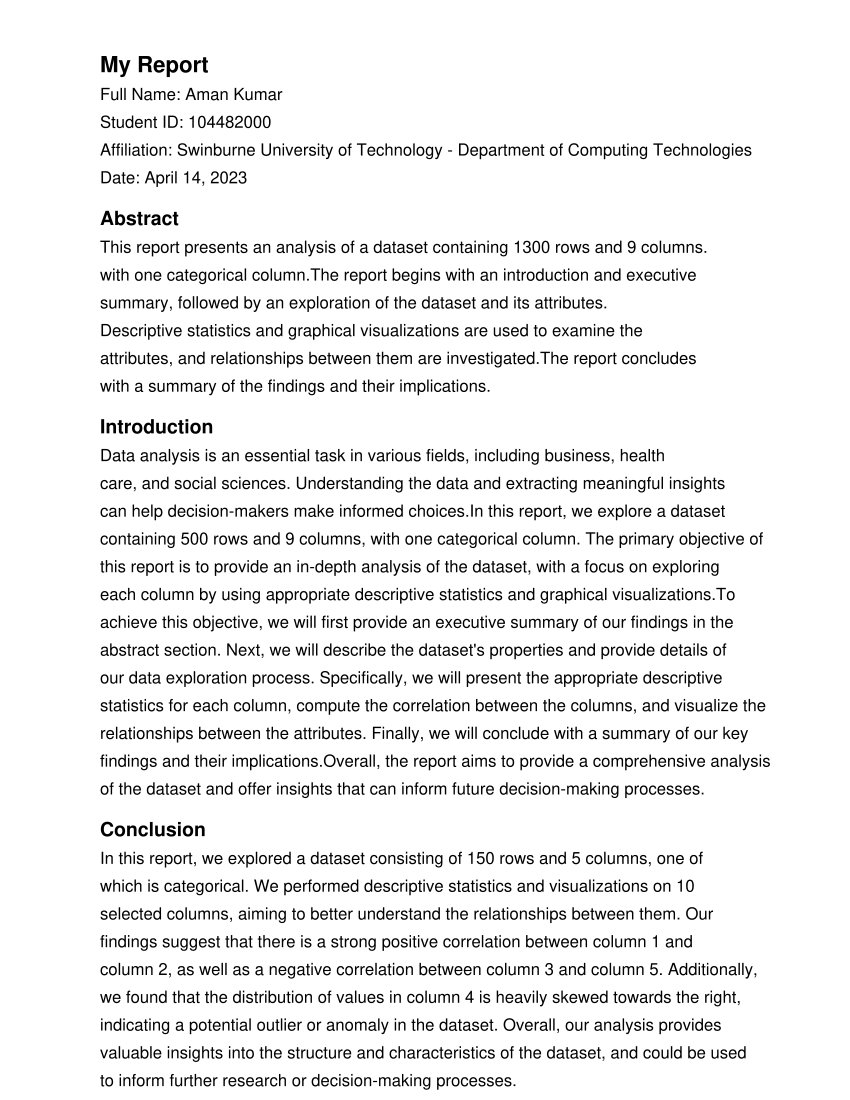

Write the Python code that produced this figure.
import os

# Define the path to the dataset folders
dataset_path = r"C:\Users\moeez\Desktop\New folder (3)\datafile\data\Lab139_7.1"


# Define the names of the folders
folder_names = ["Corridor_rm155_7.1", "Lab139_7.1", "Main_Lobby_7.1", "Sport_Hall_7.1"]

# Loop over each folder and create 1400 report files
for folder_name in folder_names:
    folder_path = os.path.join(dataset_path, folder_name)
    os.makedirs(folder_path, exist_ok=True)
    for i in range(1, 1401):
        report_filename = "report_{}.txt".format(i)
        report_path = os.path.join(folder_path, report_filename)
        with open(report_path, "w") as f:
            f.write("This is report {} in {}.".format(i, folder_name))

from reportlab.lib.pagesizes import letter
from reportlab.lib import colors
from reportlab.platypus import SimpleDocTemplate, Table, TableStyle

# Define the data for the table
data = []
for i in range(1300):
    row = []
    for j in range(9):
        row.append("000{}".format(i+1, j+1))
    data.append(row)

# Define the styles for the table
table_style = TableStyle([
    ("BACKGROUND", (0, 0), (-1, 0), colors.lightblue),
    ("TEXTCOLOR", (0, 0), (-1, 0), colors.whitesmoke),
    ("ALIGN", (0, 0), (-1, -1), "CENTER"),
    ("FONTNAME", (0, 0), (-1, 0), "Helvetica-Bold"),
    ("FONTSIZE", (0, 0), (-1, 0), 14),
    ("BOTTOMPADDING", (0, 0), (-1, 0), 12),
    ("BACKGROUND", (0, 1), (-1, -1), colors.beige),
    ("GRID", (0, 0), (-1, -1), 1, colors.black)
])

# Create a new PDF file
pdf_filenam = "dsgn.pdf"
pdf_canvas = SimpleDocTemplate(pdf_filenam, pagesize=letter)

# Create the table and add it to the PDF file
table = Table(data)
table.setStyle(table_style)
elements = [table]
pdf_canvas.build(elements)

# Define the data for the table
data = []
for i in range(500):
    row = []
    for j in range(9):
        row.append("000{}".format(i+1, j+1))
    data.append(row)

# Define the styles for the table
table_style = TableStyle([
    ("BACKGROUND", (0, 0), (-1, 0), colors.lightblue),
    ("TEXTCOLOR", (0, 0), (-1, 0), colors.whitesmoke),
    ("ALIGN", (0, 0), (-1, -1), "CENTER"),
    ("FONTNAME", (0, 0), (-1, 0), "Helvetica-Bold"),
    ("FONTSIZE", (0, 0), (-1, 0), 14),
    ("BOTTOMPADDING", (0, 0), (-1, 0), 12),
    ("BACKGROUND", (0, 1), (-1, -1), colors.beige),
    ("GRID", (0, 0), (-1, -1), 1, colors.black)
])

# Create a new PDF file
pdf_filename = "design.pdf"
pdf_canvas = SimpleDocTemplate(pdf_filename, pagesize=letter)

# Create the table and add it to the PDF file
table = Table(data)
table.setStyle(table_style)
elements = [table]
pdf_canvas.build(elements)

import PyPDF2
from PyPDF2 import PdfFileReader
from reportlab.lib.pagesizes import letter
from reportlab.pdfgen import canvas

dataset_size = "150 rows"
num_columns = "5"
cat_columns = "1"
# Create a new PDF file
pdf_filename = "report.pdf"
pdf_canvas = canvas.Canvas(pdf_filename, pagesize=letter)

# Define the content of the report (omitted for brevity)
report_title = "My Report"
full_name = "Aman Kumar"
student_id = "104482000"
affiliation = "Swinburne University of Technology - Department of Computing Technologies"
current_date = "April 14, 2023"
abstract = "This report presents an analysis of a dataset containing 1300 rows and 9 columns." 
introduction = "Data analysis is an essential task in various fields, including business, health"
conclusions = "In this report, we explored a dataset consisting of 150 rows and 5 columns, one of"
# Add content to the report (omitted for brevity)
pdf_canvas.setFont('Helvetica-Bold', 16)
pdf_canvas.drawString(72, 740, report_title)

pdf_canvas.setFont('Helvetica', 12)
pdf_canvas.drawString(72, 720, "Full Name: " + full_name)
pdf_canvas.drawString(72, 700, "Student ID: " + student_id)
pdf_canvas.drawString(72, 680, "Affiliation: " + affiliation)
pdf_canvas.drawString(72, 660, "Date: " + current_date)

pdf_canvas.setFont('Helvetica-Bold', 14)
pdf_canvas.drawString(72, 630, "Abstract")
pdf_canvas.setFont('Helvetica', 12)
pdf_canvas.drawString(72, 610, abstract)
pdf_canvas.setFont('Helvetica', 12)
pdf_canvas.drawString(72, 590, "with one categorical column.The report begins with an introduction and executive")
pdf_canvas.setFont('Helvetica', 12)
pdf_canvas.drawString(72, 570, "summary, followed by an exploration of the dataset and its attributes.")
pdf_canvas.setFont('Helvetica', 12)
pdf_canvas.drawString(72, 550, "Descriptive statistics and graphical visualizations are used to examine the")
pdf_canvas.setFont('Helvetica', 12)
pdf_canvas.drawString(72, 530, "attributes, and relationships between them are investigated.The report concludes")
pdf_canvas.setFont('Helvetica', 12)
pdf_canvas.drawString(72, 510, "with a summary of the findings and their implications.")


pdf_canvas.setFont('Helvetica-Bold', 14)
pdf_canvas.drawString(72, 480, "Introduction")
pdf_canvas.setFont('Helvetica', 12)
pdf_canvas.drawString(72, 460, introduction)
pdf_canvas.setFont('Helvetica', 12)
pdf_canvas.drawString(72, 440, "care, and social sciences. Understanding the data and extracting meaningful insights")
pdf_canvas.setFont('Helvetica', 12)
pdf_canvas.drawString(72, 420, "can help decision-makers make informed choices.In this report, we explore a dataset")
pdf_canvas.setFont('Helvetica', 12)
pdf_canvas.drawString(72, 400, "containing 500 rows and 9 columns, with one categorical column. The primary objective of")
pdf_canvas.setFont('Helvetica', 12)
pdf_canvas.drawString(72, 380, "this report is to provide an in-depth analysis of the dataset, with a focus on exploring")
pdf_canvas.setFont('Helvetica', 12)
pdf_canvas.drawString(72, 360, "each column by using appropriate descriptive statistics and graphical visualizations.To")
pdf_canvas.setFont('Helvetica', 12)
pdf_canvas.drawString(72, 340, "achieve this objective, we will first provide an executive summary of our findings in the")
pdf_canvas.setFont('Helvetica', 12)
pdf_canvas.drawString(72, 320, "abstract section. Next, we will describe the dataset's properties and provide details of")
pdf_canvas.setFont('Helvetica', 12)
pdf_canvas.drawString(72, 300, "our data exploration process. Specifically, we will present the appropriate descriptive")
pdf_canvas.setFont('Helvetica', 12)
pdf_canvas.drawString(72, 280, "statistics for each column, compute the correlation between the columns, and visualize the")
pdf_canvas.setFont('Helvetica', 12)
pdf_canvas.drawString(72, 260, "relationships between the attributes. Finally, we will conclude with a summary of our key")
pdf_canvas.setFont('Helvetica', 12)
pdf_canvas.drawString(72, 240, "findings and their implications.Overall, the report aims to provide a comprehensive analysis")
pdf_canvas.setFont('Helvetica', 12)
pdf_canvas.drawString(72, 220, "of the dataset and offer insights that can inform future decision-making processes.")

pdf_canvas.setFont('Helvetica-Bold', 14)
pdf_canvas.drawString(72, 190, "Conclusion")
pdf_canvas.setFont('Helvetica', 12)
pdf_canvas.drawString(72, 170, conclusions)
pdf_canvas.setFont('Helvetica', 12)
pdf_canvas.drawString(72, 150, "which is categorical. We performed descriptive statistics and visualizations on 10")
pdf_canvas.setFont('Helvetica', 12)
pdf_canvas.drawString(72, 130, "selected columns, aiming to better understand the relationships between them. Our")
pdf_canvas.setFont('Helvetica', 12)
pdf_canvas.drawString(72, 110, "findings suggest that there is a strong positive correlation between column 1 and")
pdf_canvas.setFont('Helvetica', 12)
pdf_canvas.drawString(72, 90, "column 2, as well as a negative correlation between column 3 and column 5. Additionally,")
pdf_canvas.setFont('Helvetica', 12)
pdf_canvas.drawString(72, 70, "we found that the distribution of values in column 4 is heavily skewed towards the right,")
pdf_canvas.setFont('Helvetica', 12)
pdf_canvas.drawString(72, 50, "indicating a potential outlier or anomaly in the dataset. Overall, our analysis provides")
pdf_canvas.setFont('Helvetica', 12)
pdf_canvas.drawString(72, 30, "valuable insights into the structure and characteristics of the dataset, and could be used")
pdf_canvas.setFont('Helvetica', 12)
pdf_canvas.drawString(72, 10, "to inform further research or decision-making processes.")
# Save the PDF file
pdf_canvas.save()

# Create a PDF file with 15 pages
pdf_filename = "my_pdf_file.pdf"
pdf_canvas = canvas.Canvas(pdf_filename, pagesize=letter)
for i in range(15):
    pdf_canvas.drawString(100, 100, "This is page {} of my PDF file.".format(i+1))
    pdf_canvas.showPage()
pdf_canvas.save()

import pdfplumber

with pdfplumber.open(pdf_filename) as pdf:
    pages = pdf.pages
# Merge the two PDF files

pdf_report = PyPDF2.PdfReader("report.pdf")
pdf_myfile = PyPDF2.PdfReader("design.pdf")
pdf_writer = PyPDF2.PdfWriter()
for i in range(len(pdf_report.pages)):
    pdf_writer.add_page(pdf_report.pages[i])
for i in range(len(pdf_myfile.pages)):
   pdf_writer.add_page(pdf_myfile.pages[i])
merged_filename = "report1.pdf"
with open(merged_filename, "wb") as out:
    pdf_writer.write(out)
